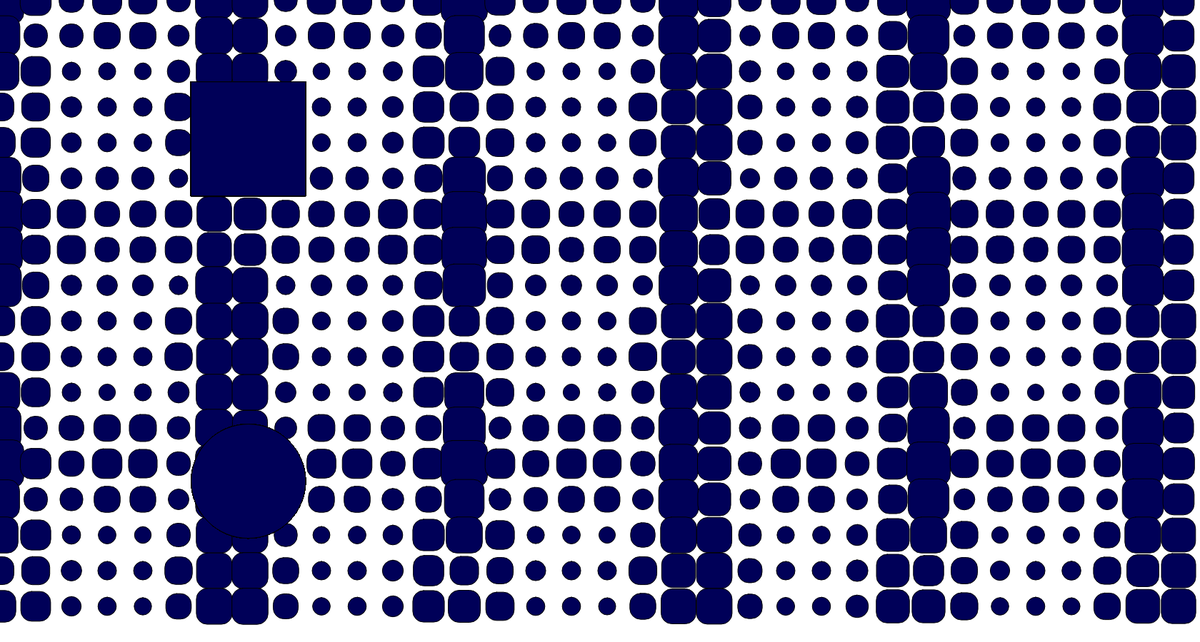
Frame 1 (no input)
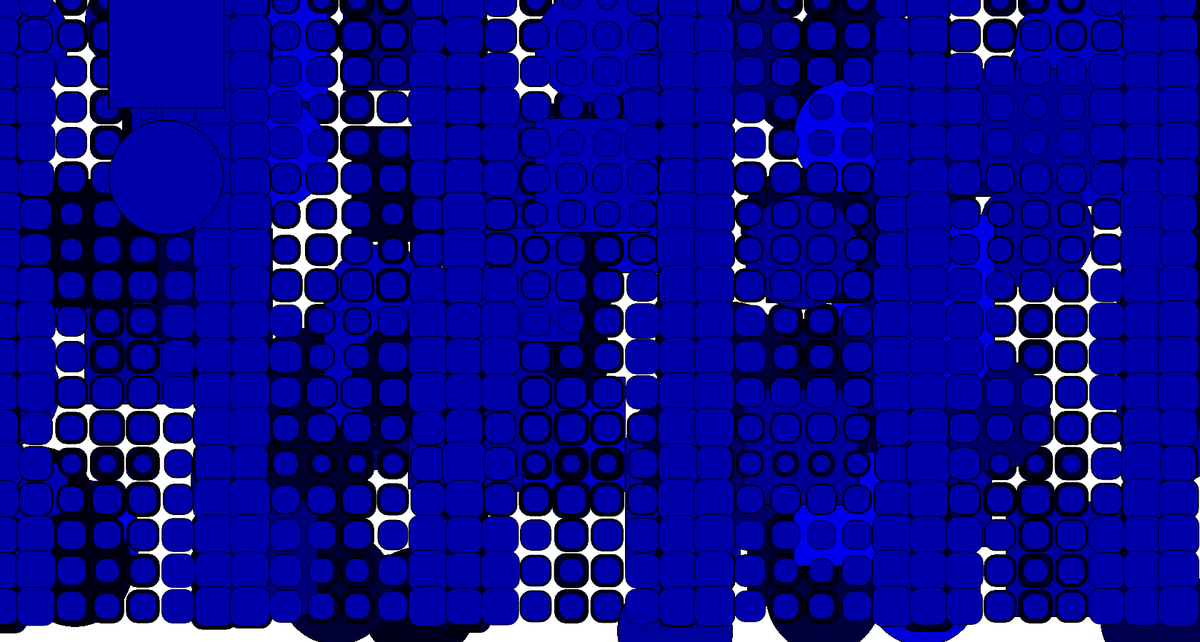
Frame 60 (no input)
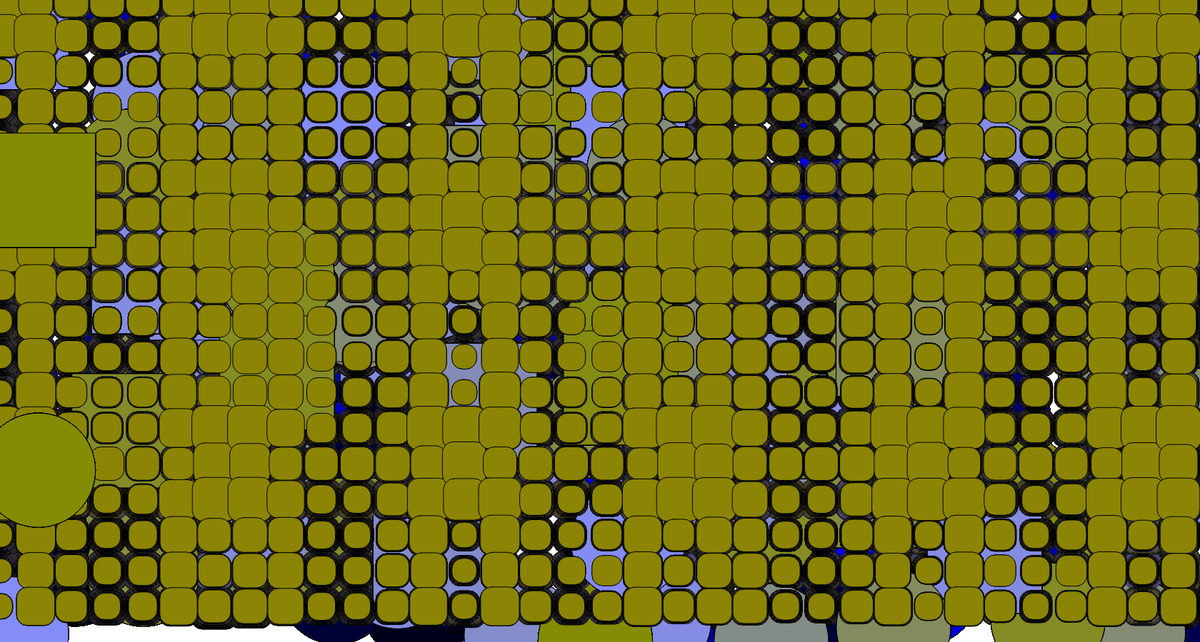
Frame 120 (the mouse pressed at the canvas centre since frame 60)

The p5.js sketch that drew these frames (run headless with seeded random() and noise() and a simulated clock; from frame 60 on, the mouse is pressed at the canvas centre):

// p5.js sketch
// ── sketch.js
var time = 0;
var randomColor;
var randomCornerNum;
var myRandomNumX;
var myRandomNumY;
var myRandomNumR;
var myRandomNum;
var myRandomSize;
var circleX;
var circleY;
var randomB;

function setup() {
  createCanvas(1680, 900);
  background(255, 255, randomColor);
  noCursor ();

  circleX = 840;
  circleY = 450;
  speedX = 100;
  speedY = 80;
}

function draw() {
  randomColor = random (255);
  rectMode (CENTER);
  var space = 50;
  var circleSize = 40;
  var rectCorner = 1;
  myRandomNumX = random(width);
  myRandomNumY = random(height);
  myRandomNumR = random(255);
  myRandomNum = random(255);
  myRandomSizeX = random(1680);
  myRandomSizeY = random(800);
  randomB = random(255);




  time = time + 0.03;
  for ( var circleX = 0; circleX < width; circleX = circleX + space ) {
    for ( var circleY = 0; circleY < height; circleY = circleY + space ) {
    var noiseVal = noise( Math.sin(circleX * 10), Math.sin(circleY * 10), time );
    randomCornerNum = (15);
    circleSize = noiseVal * 100;
    rectCorner = noiseVal * 30;
    fill(mouseX / 6, mouseY / 3.4, myRandomNumR);
    rect(circleX, circleY, circleSize, circleSize, randomCornerNum);
    fill(mouseY / 3.4, mouseX / 6, myRandomNumR);
    ellipse(myRandomNumX, myRandomNumY, 160, 160);
    fill(mouseY / 3.4, mouseX / 6, myRandomNumR);
    rect(myRandomNumX, myRandomSizeY, 160, 160);
    }

  }

  }

//console.log(counter);

// ── sketch__.js
var time = 0;
var randomColor;
var randomCornerNum;
var myRandomNumX;
var myRandomNumY;
var myRandomNumR;
var myRandomNum;
var myRandomSize;
var circleX;
var circleY;
var randomB;

function setup() {
  createCanvas(1680, 900);
  background(255, 255, randomColor);
  //noCursor ();

  circleX = 840;
  circleY = 450;
  speedX = 100;
  speedY = 80;
}

function draw() {
  randomColor = random (255);
  rectMode (CENTER);
  var space = 50;
  var circleSize = 40;
  //var rectCorner = 1;
  myRandomNumX = random(width);
  myRandomNumY = random(height);
  myRandomNumR = random(255);
  myRandomNum = random(255);
  myRandomSizeX = random(1680);
  myRandomSizeY = random(800);
  randomB = random(255);




  time = time + 0.03;
  for ( var circleX = 0; circleX < width; circleX = circleX + space ) {
    for ( var circleY = 0; circleY < height; circleY = circleY + space ) {
    var noiseVal = noise( Math.sin(circleX * 10), Math.sin(circleY * 10), time );
    randomCornerNum = (15);
    circleSize = noiseVal * 100;
    //rectCorner = noiseVal * 30;
    fill(mouseX / 6, mouseY / 3.4, myRandomNumR);
    rect(circleX, circleY, circleSize, circleSize, randomCornerNum);
    fill(mouseY / 3.4, mouseX / 6, myRandomNumR);
    ellipse(myRandomNumX, myRandomNumY, 160, 160);
    fill(mouseY / 3.4, mouseX / 6, myRandomNumR);
    rect(myRandomNumX, myRandomSizeY, 160, 160);
  }

  }

  }

//console.log(counter);
